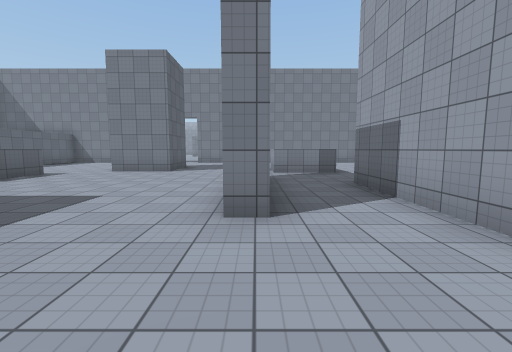
view 1 (above)

18 first-person views from a walk through a Unity game level. The camera is 1.5 m above the floor, tilts 6° down and sees 90° across. The floor is counted in squares, 2 m on a side. Each view is taken from the middle of a square. On the plan, view 1 faces up. The plan holds only what a view shows up to about 9 squares ahead; the rest is blank. The place goes on beyond the plan. The player is left out. Surface patterns are stand-ins for the level's own textures.

view 2
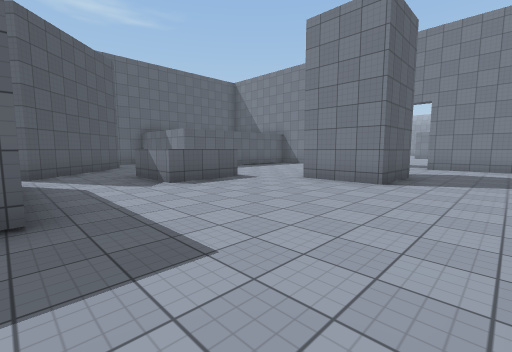

view 3
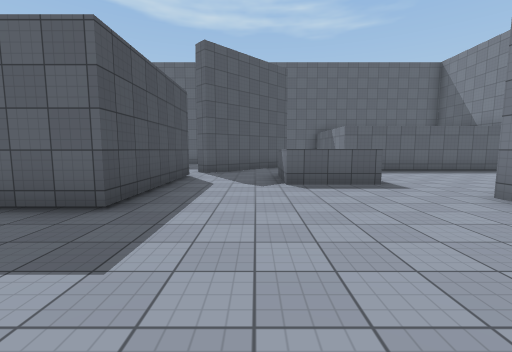

view 4
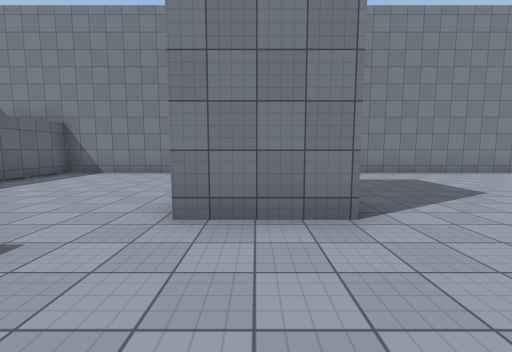

view 5
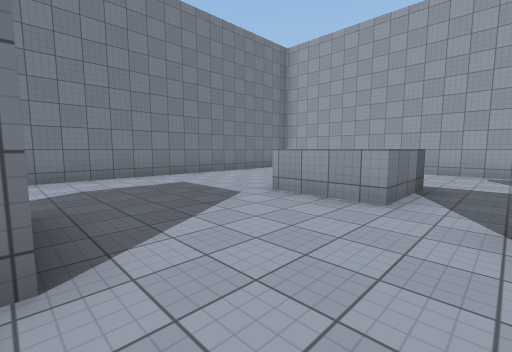

view 6
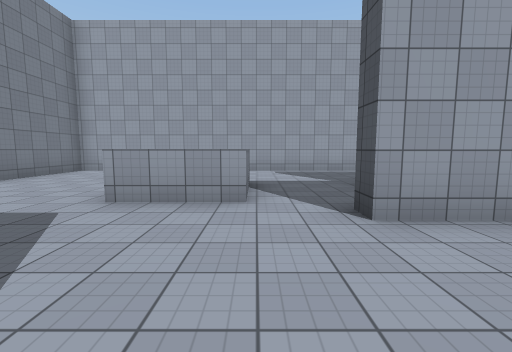

view 7
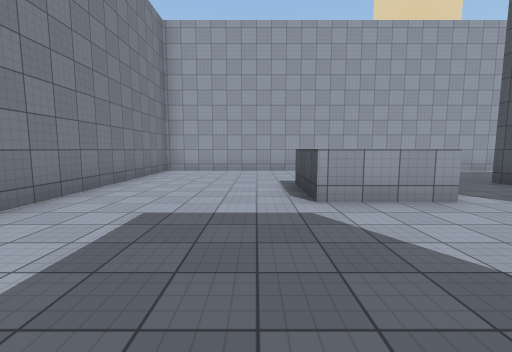

view 8
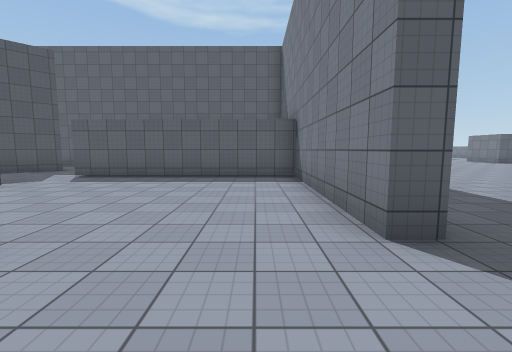

view 9
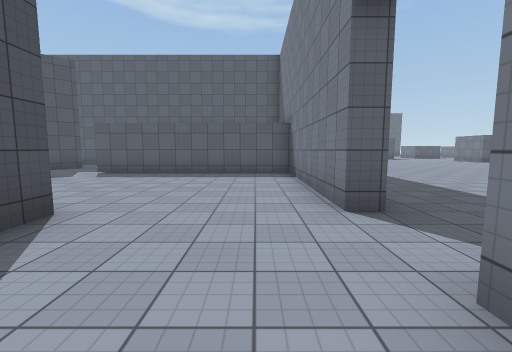

view 10
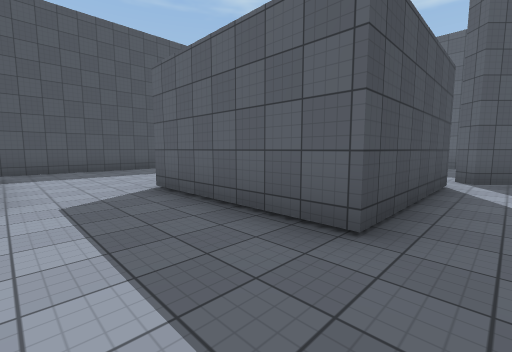

view 11
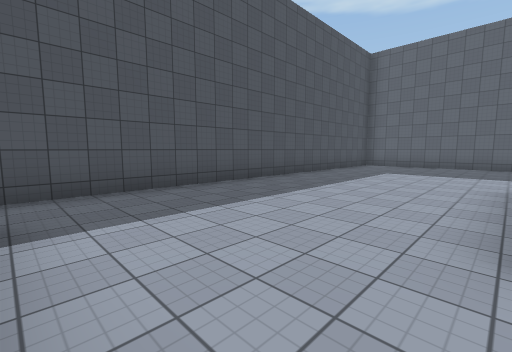

view 12
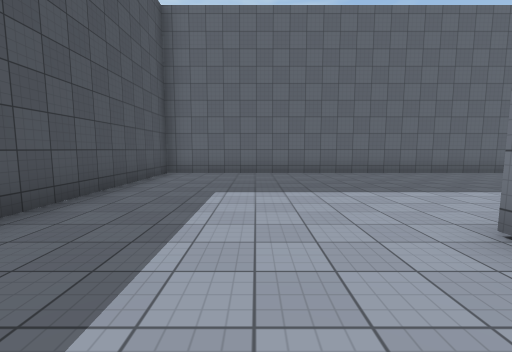

view 13
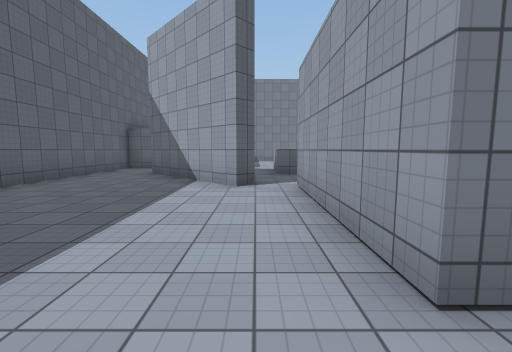

view 14
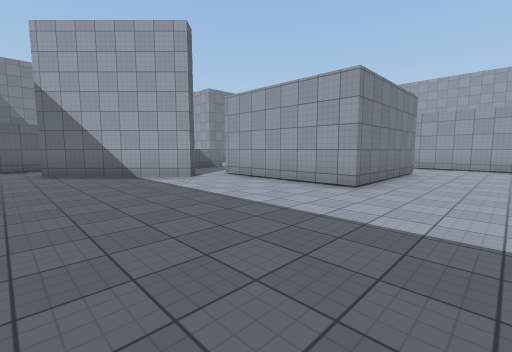

view 15
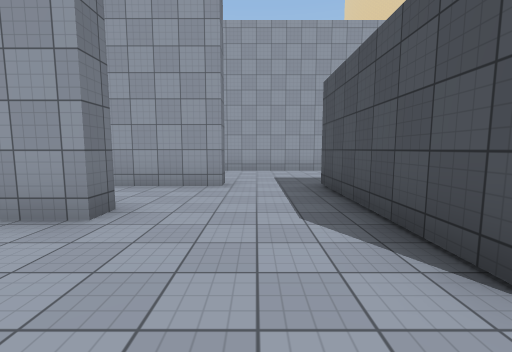

view 16
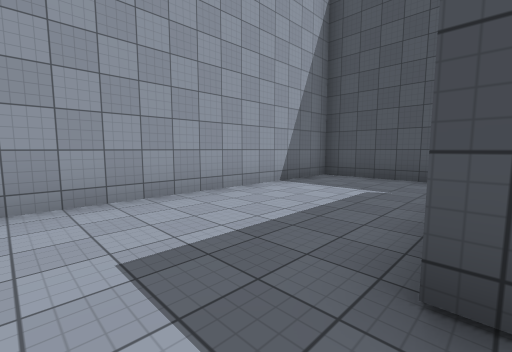

view 17
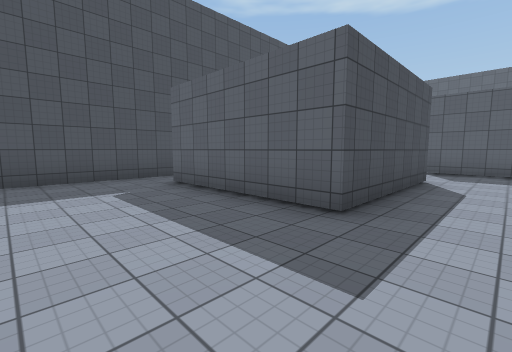

view 18
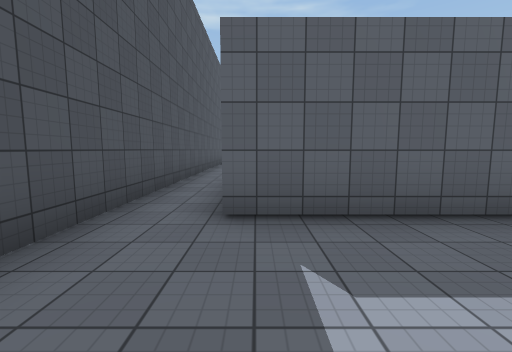

### Floor plan
Key: @ floor where view 1 was taken; # wall or solid block; . floor; ^ raised ledge.
Columns run from 14 left of view 1 to 6 right of it. Each row starts with its distance up from view 1.
 21   ..
 20   ...
 19    ....
 18    .....
 17     .....
 16       ....
 15        ....
 14     #####..##########
 13     #...............#
 12     #...............#
 11     #...............#
 10     #....###...^^...#
  9     #....###...^ ...#
  8 #####..........^^...#
  7 #.....^^............#
  6 #.##..^^......#.....#
  5 #..##.........#..#..#
  4 #...##........#..#..#
  3 #....######...#..#  #
  2 #.....#   #......#..#
  1 #.....#   #.........#
  0 #.....#  ##...@.....#
 -1 #.....####...####...#
 -2 #............#  #...#
 -3 #............#  #...#
 -4 #............   #...#
 -5 #...................#
 -6 #####################

Where each view was taken, in squares from view 1:
view 1: 0 up, 0 right, facing up
view 2: 3 up, 1 left, facing up-left
view 3: 5 up, 1 left, facing left
view 4: 6 up, 4 left, facing up
view 5: 7 up, 3 left, facing up-right
view 6: 8 up, 3 left, facing right
view 7: 11 up, 3 left, facing right
view 8: 13 up, 3 left, facing left
view 9: 13 up, 2 left, facing left
view 10: 4 up, 2 left, facing down-left
view 11: 1 down, 2 left, facing down-left
view 12: 3 down, 6 left, facing left
view 13: 2 down, 9 left, facing up
view 14: 3 down, 13 left, facing up-right
view 15: 1 up, 3 left, facing right
view 16: 1 up, 2 right, facing down-right
view 17: 1 up, 5 right, facing down-left
view 18: 4 down, 5 right, facing left
